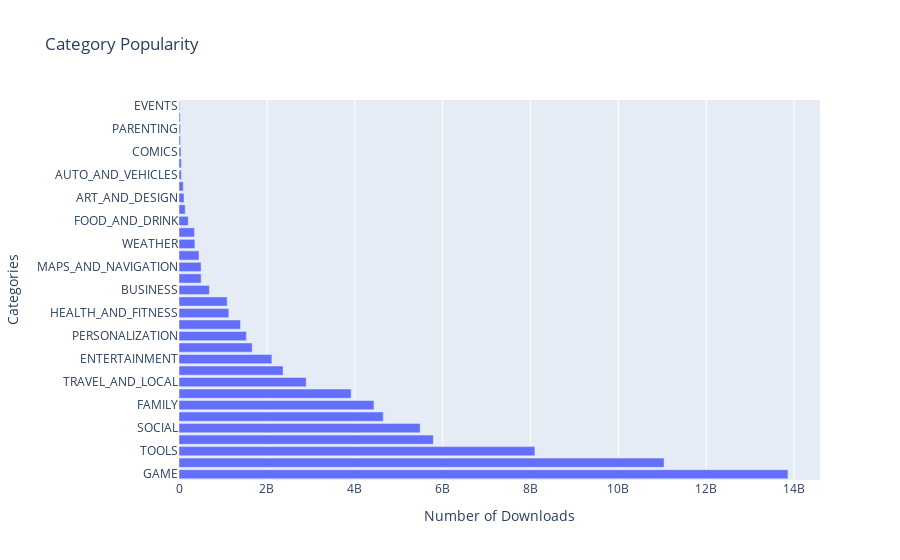

Notebook cell for this chart:
### Code cell
h_bar = px.bar(x=top10_category_installs.values,y=top10_category_installs.index,title="Category Popularity",orientation="h")
h_bar.update_layout(xaxis_title = "Number of Downloads",yaxis_title ="Categories")

### Figure 1 — Plotly figure (JSON) as saved in the notebook; plotly's stock layout.template omitted (floating-point values rounded to 4 significant figures)
{"data": [{"hovertemplate": "x=%{x}<br>y=%{y}<extra></extra>", "legendgroup": "", "marker": {"color": "#636efa", "pattern": {"shape": ""}}, "name": "", "orientation": "h", "showlegend": false, "textposition": "auto", "type": "bar", "x": [13858762717, 11039241530, 8099724500, 5788070180, 5487841475, 4649143130, 4437554490, 3916897200, 2894859300, 2369110650, 2113660000, 1665791655, 1532341930, 1400331540, 1134006220, 1096431465, 692018120, 503611120, 503267560, 455249400, 361096500, 352852000, 211677750, 140912410, 114233100, 97082000, 53129800, 52083000, 44931100, 34162676, 31116110, 26916200, 15949410], "xaxis": "x", "y": ["GAME", "COMMUNICATION", "TOOLS", "PRODUCTIVITY", "SOCIAL", "PHOTOGRAPHY", "FAMILY", "VIDEO_PLAYERS", "TRAVEL_AND_LOCAL", "NEWS_AND_MAGAZINES", "ENTERTAINMENT", "BOOKS_AND_REFERENCE", "PERSONALIZATION", "SHOPPING", "HEALTH_AND_FITNESS", "SPORTS", "BUSINESS", "LIFESTYLE", "MAPS_AND_NAVIGATION", "FINANCE", "WEATHER", "EDUCATION", "FOOD_AND_DRINK", "DATING", "ART_AND_DESIGN", "HOUSE_AND_HOME", "AUTO_AND_VEHICLES", "LIBRARIES_AND_DEMO", "COMICS", "MEDICAL", "PARENTING", "BEAUTY", "EVENTS"], "yaxis": "y"}], "layout": {"barmode": "relative", "legend": {"tracegroupgap": 0}, "title": {"text": "Category Popularity"}, "xaxis": {"anchor": "y", "domain": [0, 1], "title": {"text": "Number of Downloads"}}, "yaxis": {"anchor": "x", "domain": [0, 1], "title": {"text": "Categories"}}}}
